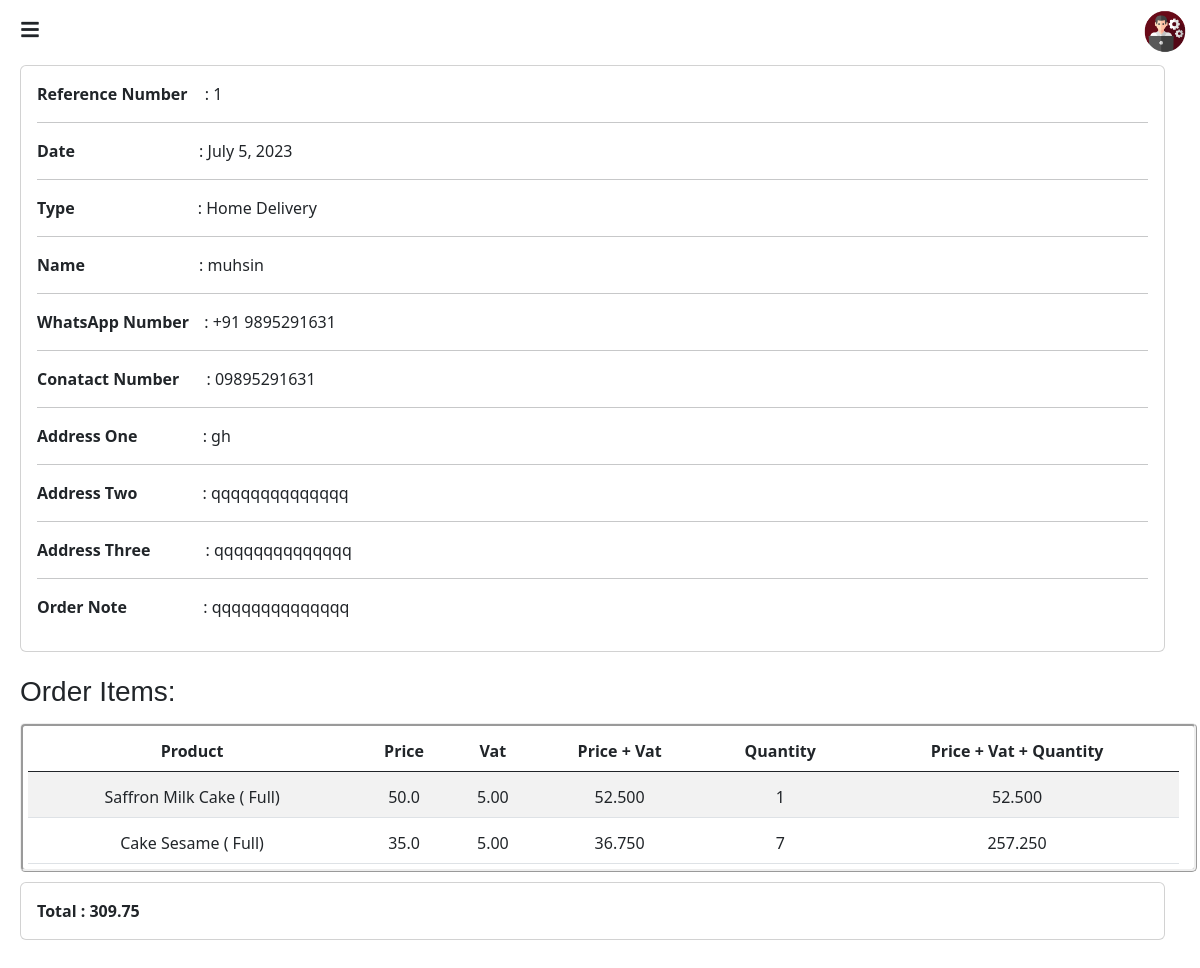
The app's page /type/8/ with its own data.
### adminapp/models.py (models this page shows, shortened)
class Order(models.Model):
    TYPE = (
        ('Home Delivery', 'Home Delivery'),
        ('Take Away', 'Take Away'),
    )
    PAYMENT_MODE = (
        ('Cash on Delivery', 'Cash on Delivery'),
        ('Card on Delivery', 'Card on Delivery'),
    )
    STATUS = (
        ('Pending', 'Pending'),
        ('Order Confirmed', 'Order Confirmed'),
        ('Order Don', 'Order Don'),
        ('Cancel', 'Cancel'),
    )
    cart = models.ManyToManyField(Cart)
    reference_number = models.CharField(max_length=100)
    order_type = models.CharField(max_length=100, choices=TYPE)
    name = models.CharField(max_length=200)
    whatsapp_number = models.CharField(max_length=20)
    contact_number = models.CharField(max_length=20)
    address_one = models.CharField(max_length=500)
    address_two = models.CharField(max_length=500)
    address_three = models.CharField(max_length=500)
    order_note = models.CharField(max_length=500)
    payment_mode = models.CharField(max_length=100, choices=PAYMENT_MODE)
    date = models.DateField(auto_now_add=True)
    time = models.TimeField(null=True, blank=True)
    status = models.CharField(max_length=100, choices=STATUS, default='Pending', null=True, blank=True)
    def get_cart_total(self):
        total = Decimal(0)
        for cart_item in self.cart.all():
            total += cart_item.total
        return total

class Cart(models.Model):
    user = models.UUIDField(null=True, blank=True)
    product_price = models.ForeignKey(ProductPrice, on_delete=models.CASCADE)
    quantity = models.PositiveIntegerField(default=1)
    product_price_dummy = models.CharField(max_length=100, null=True, blank=True)
    tax_dummy = models.CharField(max_length=100, null=True, blank=True)
    total = models.DecimalField(max_digits=10, decimal_places=2, null=True, blank=True)
    def get_total_price_with_tax_dummy(self):
        price = self.product_price_dummy
        tax_amount = Decimal(price) * Decimal(self.tax_dummy) / 100
        total_price_with_tax = (Decimal(price) + tax_amount)
        return total_price_with_tax
    def get_total_tax_with_price_and_quantity_dummy(self):
        price = self.product_price_dummy
        tax_amount = Decimal(price) * Decimal(self.tax_dummy) / 100
        total_tax_with_price_and_quantity = (tax_amount + Decimal(price)) * Decimal(self.quantity)
        return total_tax_with_price_and_quantity

class ProductPrice(models.Model):
    product = models.ForeignKey(Product, on_delete=models.CASCADE)
    name = models.CharField(max_length=50)
    actual_price = models.FloatField()
    discount_price = models.FloatField(null=True, blank=True)
    tax = models.DecimalField(max_digits=5, decimal_places=2)

class Product(models.Model):
    name = models.CharField(max_length=100)
    category = models.ManyToManyField(Category)
    image = models.ImageField(upload_to='product_image', null=True)
    description = models.CharField(max_length=100, null=True)
    availability = models.BooleanField(default=False)

### adminapp/views.py (the view)
# urls.py: path('type/<int:order_id>/', views.type_details, name='type_details'),
def type_details(request, order_id):
    order = get_object_or_404(Order, id=order_id)
    context = {'order': order}
    return render(request, 'type_details.html', context)

### adminapp/templates/type_details.html (shortened to what this page needs)
<!DOCTYPE html>
{% load static %}
<html lang="en">
<head>
    <link href="https://cdn.jsdelivr.net/npm/bootstrap@5.3.0-alpha3/dist/css/bootstrap.min.css" rel="stylesheet">
    <link rel="stylesheet" href="https://cdn.jsdelivr.net/npm/bootstrap-icons@1.10.5/font/bootstrap-icons.css">
    <link href='https://unpkg.com/boxicons@2.1.4/css/boxicons.min.css' rel='stylesheet'>
	<link rel="stylesheet" href="https://cdnjs.cloudflare.com/ajax/libs/font-awesome/5.15.4/css/all.min.css">
	<link rel="stylesheet" href="{% static 'css/type-details.css' %}">
	<link rel="stylesheet" href="{% static 'css/animated.css' %}">
</head>
<body>
    <header>
		<div class="row">
			<div class="col">
				<div class="menu-icon" id="menuIcon">
					<i class="fas fa-bars"></i>
				</div>
			</div>
			<div class="col">
				<div style="display: flex; justify-content: center; padding-top: 15px;">
				</div>
			</div>
			<div class="col">
				<div class="admin-profile">
					<img src="{% static 'images/admin.png' %}" alt="Image" width="50px" style="padding-top: 8px; margin-right: 10px;">
				</div>
			</div>
		</div>
    </header>
	{% if order.order_type == 'Home Delivery' %}
		<div class="card zoomIn">
			<div class="card-body">
				<p> <span class="font-bold" style="padding-right: 13px;">Reference Number </span>  <span>:</span>  {{ order.reference_number }} </p>
				<hr>
				<p><span class="font-bold" style="padding-right: 120px;" >Date </span > <span>:</span> {{ order.date }}</p>
				<hr>
				<p> <span class="font-bold" style="padding-right: 119px;">Type </span > <span>:</span> Home Delivery</p>
				<hr>
				<p> <span class="font-bold" style="padding-right: 110px;">Name </span>  <span>:</span>  {{ order.name }}</p>
				<hr>
				<p> <span class="font-bold" style="padding-right: 11px;">WhatsApp  Number </span>  <span>:</span> {{ order.whatsapp_number }}</p>
				<hr>
				<p> <span class="font-bold" style="padding-right: 23px;">Conatact Number  </span>  <span>:</span> {{ order.contact_number }}</p>
				<hr>
				<p> <span class="font-bold" style="padding-right: 61px;">Address One </span>  <span>:</span> {{ order.address_one }}</p>
				<hr>
				<p> <span class="font-bold" style="padding-right: 61px;">Address Two </span > <span>:</span> {{ order.address_two }}</p>
				<hr>
				<p> <span class="font-bold" style="padding-right: 51px;">Address Three </span>  <span>:</span> {{ order.address_three }}</p>
				<hr>
				<p> <span class="font-bold" style="padding-right: 72px;">Order Note </span>  <span>:</span> {{ order.order_note }}</p>
			</div>
		</div>
        <h3 class="order-items fade-up">Order Items:</h3>
        <div class="table-responsive fade-up">
            <table class="table table-striped">
                <thead style="border: thin;">
                    <tr class="text-center">
                        <th scope="col" class="text-nowrap">Product</th>
                        <th scope="col" class="text-nowrap">Price</th>
                        <th scope="col" class="text-nowrap">Vat</th>
                        <th scope="col" class="text-nowrap">Price + Vat</th>
                        <th scope="col" class="text-nowrap">Quantity</th>
                        <th scope="col" class="text-nowrap">Price + Vat + Quantity</th>
                    </tr>
                </thead>
                <tbody>
                    {% for cart in order.cart.all %}
                        <tr class="text-center">
                            <td class="text-nowrap" style="padding-top: 13px; ">
                                {{ cart.product_price.product.name }} ( {{ cart.product_price.name}})
                            </td>
                            <td class="text-nowrap" style="padding-top: 13px; ">{{ cart.product_price_dummy }}</td>
                            <td class="text-nowrap" style="padding-top: 13px; ">{{ cart.tax_dummy }}</td>
                            <td class="text-nowrap" style="padding-top: 13px; ">{{ cart.get_total_price_with_tax_dummy }}</td>
                            <td class="text-nowrap" style="padding-top: 13px; ">{{ cart.quantity }}</td>
                            <td class="text-nowrap" style="padding-top: 13px; ">{{ cart.get_total_tax_with_price_and_quantity_dummy }}</td>
                        </tr>
                    {% endfor%}
                </tbody>
            </table>
        </div>
		<div class="card fade-up">
			<div class="card-body">
				<span class="font-bold">Total : {{ order.get_cart_total }} </span>
			</div>
		</div>
       <br><br>
    {% endif %}
</body>
</html>

### static/css/type-details.css (style rules this page uses)
body { margin: 0; padding: 0; }
.menu-icon { display: flex; justify-content: center; align-items: center; width: 40px; height: 30px; cursor: pointer; position: fixed; top: 15px; left: 10px; z-index: 100; }
.menu-icon i { font-size: 20px; }
.admin-profile { display: flex; justify-content: end; }
.table-responsive { margin-left: 280px; margin-right: 35px; margin-top: 15px; border: ridge; border-radius: 5px }
.table { margin: 5px; }
.card { margin-left: 282px; margin-top: 10px; margin-right: 35px; }
.order-items { margin-left: 283px; margin-top: 23px; font-family: 'Gill Sans', 'Gill Sans MT', Calibri, 'Trebuchet MS', sans-serif; }
@media (max-width: 1300px) { .table-responsive { margin-left: 20px; margin-right: 3px; padding-right: 20px; } }
@media (max-width: 1300px) { .card { margin-left: 20px; } }
@media (max-width: 1300px) { .order-items { margin-left: 20px; } }
.font-bold { font-weight: bold; }

### records on screen
Order: reference_number "1", date "July 5, 2023", name "muhsin", whatsapp_number "+91 9895291631", contact_number "09895291631", address_one "gh", address_two "qqqqqqqqqqqqqq", address_three "qqqqqqqqqqqqqq", order_note "qqqqqqqqqqqqqq", get_cart_total "309.75"
Cart: product_price.product.name "Saffron Milk Cake", product_price.name "Full", product_price_dummy "50.0", tax_dummy "5.00", get_total_price_with_tax_dummy "52.500", quantity "1", get_total_tax_with_price_and_quantity_dummy "52.500"
Cart: product_price.product.name "Cake Sesame", product_price.name "Full", product_price_dummy "35.0", tax_dummy "5.00", get_total_price_with_tax_dummy "36.750", quantity "7", get_total_tax_with_price_and_quantity_dummy "257.250"
